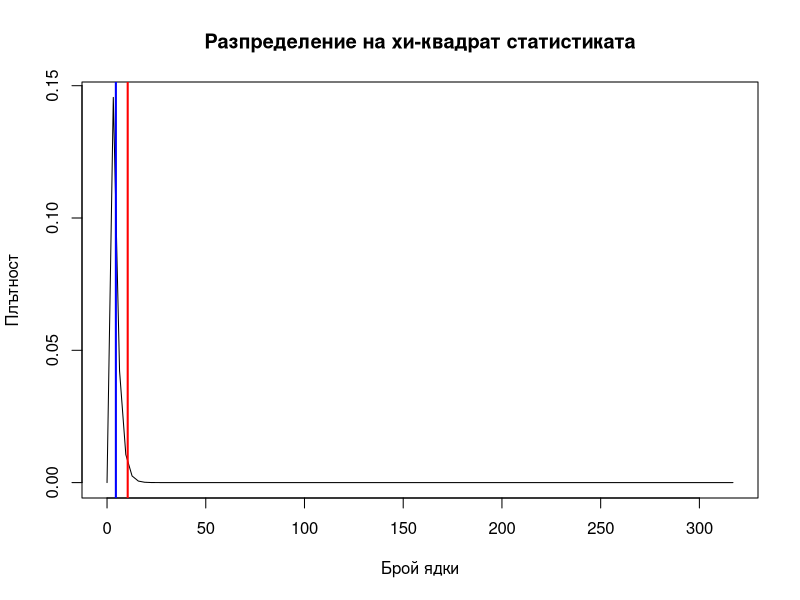
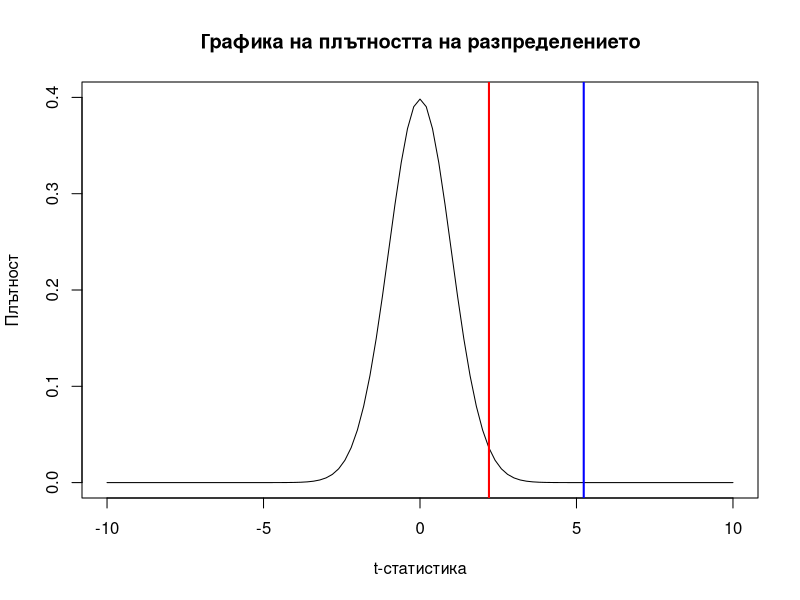

Here is the R script that generated these plots, in order:
# ф.н. 3MI0700035
# името ви Иван Петров
# специалността Информационни Системи


### Задача 1
# Наблюдавани стойности
peanut <- 267  # брой на фъстъци
hazelnut <- 91   # брой на лешници
cashew <- 103  # брой на кашу
almond <- 500 - peanut - hazelnut - cashew  # брой на бадеми

observed <- c(peanut, hazelnut, cashew, almond)

expected <- c(5, 2, 2, 1)
expected <- expected / sum(expected)
result <- chisq.test(observed, p = expected)

result

# Проверка на хипотезата чрез Хи-квадрат
alpha <- 0.015  # ниво на значимост
if (result$p.value < alpha) {
    cat("Отхвърляме нулевата хипотеза. Машината не смесва ядките в желаното съотношение.\n")
} else {
    cat(
        "Не можем да отхвърлим нулевата хипотеза. Машината смесва ядките в желаното съотношение.\n"
    )
}
df <- length(observed) - 1


library(graphics)
# Графика на плътността
curve(
    dchisq(x, df = df),
    xlim = c(0, max(observed) + 50),
    xlab = "Брой ядки",
    ylab = "Плътност",
    main = "Разпределение на хи-квадрат статистиката"
)

# Критична област
critical_value <- qchisq(1 - alpha, df = df)
abline(v = critical_value, col = "red", lwd = 2)

# Емпирична характеристика
empirical_value <- result$statistic
abline(v = empirical_value, col = "blue", lwd = 2)



### Задача 2
# Данни за експеримента
n1 <- 500  # Брой елементи, сглобени от робот
n2 <- 500    # Брой елементи, сглобени от човек

x1 <- 15   # Брой дефектни елементи, сглобени от робот
x2 <- 0.035 * n2    # Брой дефектни елементи, сглобени от човек

# Пропорциите на дефектни елементи
# Пропорция на дефектни елементи при използване на робот
p1 <- x1 / n1
# Пропорция на дефектни елементи при сглобяване от човек
p2 <- x2 / n2


# Извършване на хипотезен тест
result <-
    prop.test(
        x = c(x1, x2),
        n = c(n1, n2),
        alternative = "less",
        correct = FALSE
    )

# Отпечатване на резултата
result
if (result$p.value < alpha) {
    cat("Роботът прави по-малко дефектни от човека.\n")
} else {
    cat(
        "Робота не прави по-малко дефектни от човека.\n"
    )
}



### Задача 3
x = c(30208.61, 30031.48, 31369.72, 30423.30, 28508.69, 30909.14, 29951.86,
      29651.07, 30092.92, 28934.14, 29548.45, 28838.97, 30333.31, 30535.98,
      31070.35, 31016.58, 28130.97, 29661.08, 30401.63, 31377.73, 29469.36,
      30411.83, 29530.51, 29803.23, 29491.12, 30340.85, 30239.38, 29328.12,
      30892.51, 31095.85, 30180.62, 28347.43, 30056.37, 30103.87, 29520.86,
      30201.51, 32292.90, 30325.08, 30318.04, 30460.16, 30902.91, 29832.22,
      31682.61, 30667.66, 31644.24, 30333.04, 29248.99, 29039.49)
y = c(30138.48, 28128.17, 28457.52, 30869.64, 28350.69, 29833.84, 29906.35,
      27893.71, 30651.77, 29306.76, 29694.77, 28871.06, 29111.43, 29633.97,
      27248.59, 29677.19, 27304.51, 28393.82, 29049.14, 28471.64, 29624.78,
      30197.94, 29329.87, 28435.96, 29566.51, 28194.91, 29506.66, 28668.88,
      32377.36, 28764.72, 27153.31, 29129.34, 28193.12, 28103.39, 27355.46,
      29829.73, 30631.48, 29152.45, 30994.12, 30083.63, 29757.24, 28243.70,
      29023.39, 28290.52, 28230.68, 29105.40, 28693.04, 29281.10)

alpha = 0.015


# Тестване на хипотезите
t_test <- t.test(x, y, alternative = "greater", var.equal = TRUE)

# Отпечатване на резултатите
print(t_test)

# Нарисуване на графика на плътността на разпределението
curve(
    dt(x, df = length(x) + length(y) - 2),
    xlim = c(-10, 10),
    ylim = c(0, 0.4),
    xlab = "t-статистика",
    ylab = "Плътност",
    main = "Графика на плътността на разпределението"
)
abline(
    v = qt(1 - alpha, df = length(x) + length(y) - 2),
    col = "red",
    lwd = 2
)  # Критична област в червено
abline(v = t_test$statistic,
       col = "blue",
       lwd = 2)  # Емпирична статистика в синьо



### Задача 4
Height = c(189, 193, 190, 191, 192, 188, 187, 191, 194, 194, 193, 182, 183,
           191, 192, 193, 195, 196, 189, 186, 188, 189, 185, 190, 184, 179,
           180, 178, 177, 175, 181, 179, 186, 175, 170, 175, 169, 165, 169,
           170, 173, 175, 184, 180, 182, 184, 183, 181, 178, 174)
Weight = c(89, 92, 90, 91, 93, 87, 90, 93, 96, 95, 94, 83, 84, 92, 92, 96, 94,
           97, 89, 84, 90, 92, 87, 92, 85, 85, 83, 84, 81, 78, 90, 81, 93, 84,
           78, 80, 74, 68, 72, 76, 78, 79, 88, 90, 94, 96, 95, 93, 82, 77)
Hips = c(112, 112, 110, 111, 113, 107, 112, 115, 115, 117, 116, 102, 101, 113,
         114, 115, 117, 118, 112, 111, 113, 114, 109, 113, 101, 123, 125, 128,
         123, 118, 113, 108, 113, 108, 105, 102, 96, 88, 84, 99, 102, 105,
         134, 140, 146, 152, 150, 149, 104, 112)
ShouldersWidth = c(40, 42, 39, 39, 40, 37, 40, 41, 42, 42, 41, 37, 38, 41, 42,
                   42, 43, 44, 40, 39, 40, 41, 40, 43, 37, 38, 39, 40, 42, 41,
                   39, 38, 40, 41, 38, 39, 40, 39, 43, 39, 42, 38, 39, 38, 41,
                   42, 39, 38, 43, 42)

data <- data.frame(Height, Weight, Hips, ShouldersWidth)
## 1

model <- lm(Hips ~ Height + Weight + ShouldersWidth, data = data)
summary(model)
## 2
coefficients <- coef(model)
coefficients
## 3
# височината (Height), теглото (Weight) 
# и ширината на раменете (ShouldersWidth).

## 4 
#Хипотезите, които ще проверя, са:
# H0: Коефициентът пред Height е равен на 0 (без значима зависимост между талията и височината).
# H0: Коефициентът пред Weight е равен на 0 (без значима зависимост между талията и теглото).
# H0: Коефициентът пред ShouldersWidth е равен на 0 (без значима зависимост между талията и ширината на раменете).

## 5
#За да определим кои от коефициентите са статистически значими, можем да разгледаме стойностите на t-статистиката и p-стойностите в резултатите от summary(model).
summary(model)

## 6
# Изключване на статистически незначимите фактори
final_model <- step(model)
summary(final_model)
coefs <- coef(final_model)

## 7
Waist = coefs[1] + coefs[2] * Height + coefs[3] * Weight
Waist

## 8 
residuals <- residuals(final_model)
head(residuals, 5)

## 9
# Проверка за нормалност на разпределението на грешката
shapiro.test(residuals)

# Проверка на хипотезата за очакването на грешката на модела
t.test(residuals)

# Проверка за зависимостта между грешките и значимите фактори
anova_result <- aov(residuals ~ Height + Weight + ShouldersWidth, data = data)
summary(anova_result)

## 10
summary(final_model)$sigma

## 11
summary(final_model)$r.squared

##12
#За да определим дали моделът е адекватен,
#трябва да разгледаме стойностите на p-стойностите
#за коефициентите и коефициента на детерминация.
summary(model)


## 13
expected_waist <- coefs[1] + coefs[2] * 173 + coefs[3] * 85
expected_waist
